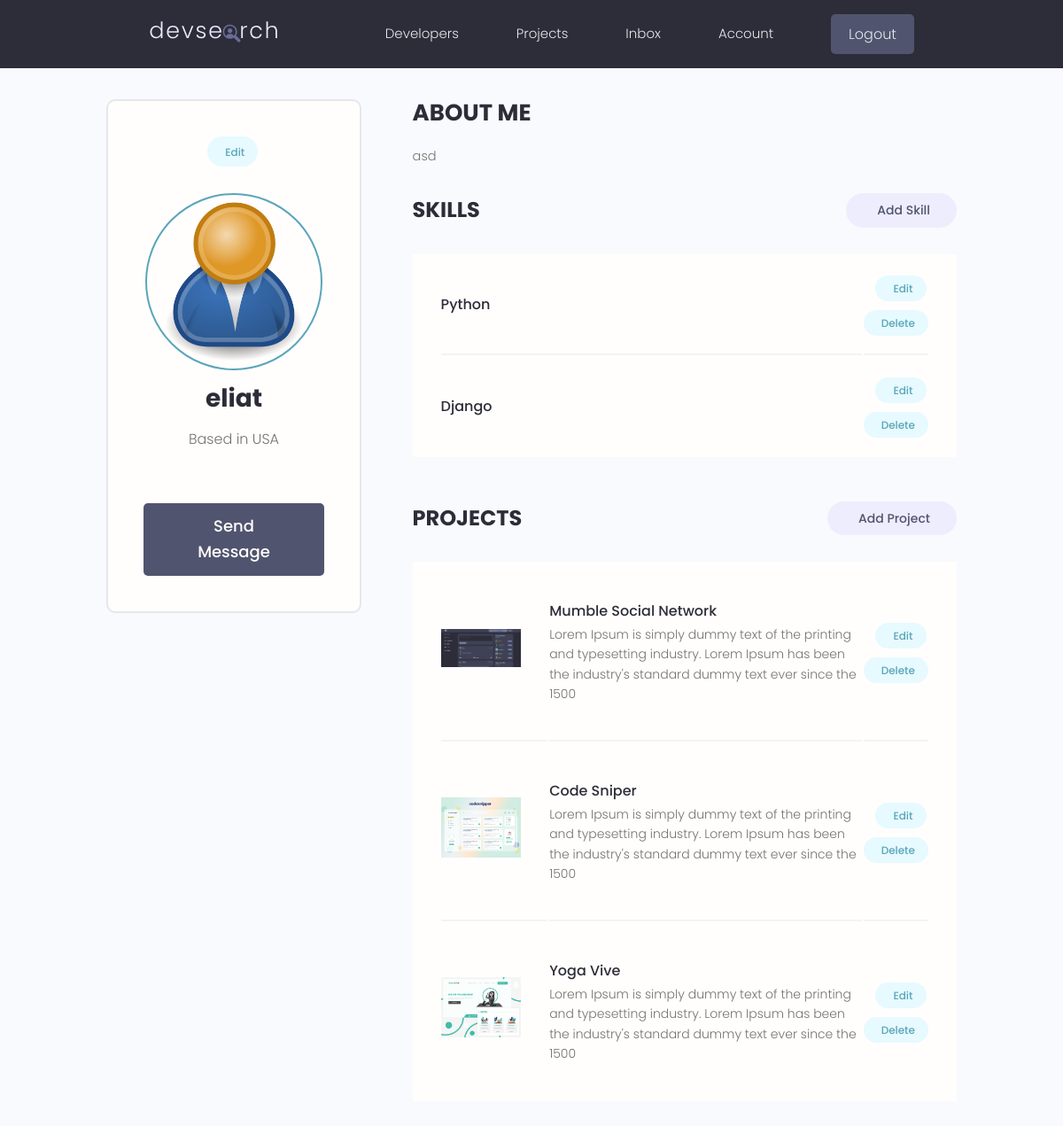
/account/ (signed in), run on the app's committed database.
### users/models.py (models this page shows, shortened)
class Profile(models.Model):
    user = models.OneToOneField(User, on_delete=models.CASCADE, null=True, blank=True)
    name = models.CharField(max_length=200, blank=True, null=True)
    email = models.EmailField(max_length=500, blank=True, null=True)
    username = models.CharField(max_length=200, blank=True, null=True)
    location = models.CharField(max_length=200, blank=True, null=True)
    short_intro = models.CharField(max_length=200, blank=True, null=True)
    bio = models.TextField(blank=True, null=True)
    profile_image = models.ImageField(blank=True, null=True, upload_to='profiles/', default='profiles/user-default.png')
    social_github = models.CharField(max_length=200, blank=True, null=True)
    social_twitter = models.CharField(max_length=200, blank=True, null=True)
    social_linkedin = models.CharField(max_length=200, blank=True, null=True)
    social_youtube = models.CharField(max_length=200, blank=True, null=True)
    social_website = models.CharField(max_length=200, blank=True, null=True)
    created = models.DateTimeField(auto_now_add=True)
    id = models.UUIDField(default=uuid.uuid4, unique=True, primary_key=True, editable=False)

class Skill(models.Model):
    owner = models.ForeignKey(
        Profile, on_delete=models.CASCADE, null=True, blank=True)
    name = models.CharField(max_length=200, blank=True, null=True)
    description = models.TextField(null=True, blank=True)
    created = models.DateTimeField(auto_now_add=True)
    id = models.UUIDField(default=uuid.uuid4, unique=True, primary_key=True, editable=False)

### projects/models.py (models this page shows, shortened)
class Project(models.Model):
    owner = models.ForeignKey(
        Profile, null=True, blank=True, on_delete=models.SET_NULL)
    title = models.CharField(max_length=200)
    description = models.TextField(null=True, blank=True)
    featured_image = models.ImageField(
        null=True, blank=True, default="default.jpg")
    demo_link = models.CharField(max_length=2000, null=True, blank=True)
    source_link = models.CharField(max_length=2000, null=True, blank=True)
    tags = models.ManyToManyField('Tag', blank=True)
    vote_total = models.IntegerField(default=0, null=True, blank=True)
    vote_ratio = models.IntegerField(default=0, null=True, blank=True)
    created = models.DateTimeField(auto_now_add=True)
    id = models.UUIDField(default=uuid.uuid4, unique=True,
                          primary_key=True, editable=False)
    class Meta:
        ordering = ['created']

### users/views.py (the view)
# urls.py: path('account/', views.userAccount, name="account"),
@login_required(login_url='login')
def userAccount(request):
    profile = request.user.profile
    skills = profile.skill_set.all()
    projects = profile.project_set.all()
    context = {'profile': profile, 'skills': skills, 'projects': projects}
    return render(request, 'users/account.html', context)

### users/templates/users/account.html (shortened to what this page needs)
{% extends 'main.html' %}
{% block content %}
  <main class="settingsPage profile my-md">
    <div class="container">
      <div class="layout">
        <div class="column column--1of3">
          <div class="card text-center">
            <div class="card__body dev">
              <a class="tag tag--pill tag--main settings__btn" href="{% url 'edit-account' %}"> Edit</a>
              <img class="avatar avatar--xl dev__avatar" src="{{profile.profile_image.url}}" />
              <h2 class="dev__name">{{profile.name}}</h2>
              <p class="dev__location">Based in {{profile.location}}</p>
              <a href="#" class="btn btn--sub btn--lg">Send Message </a>
            </div>
          </div>
        </div>
        <div class="column column--2of3">
          <div class="devInfo">
            <h3 class="devInfo__title">About Me</h3>
            <p class="devInfo__about">{{profile.bio}}</p>
          </div>
          <div class="settings">
            <h3 class="settings__title">Skills</h3>
            <a class="tag tag--pill tag--sub settings__btn tag--lg" href="{% url 'create-skill' %}"> Add Skill</a>
          </div>
          <table class="settings__table">
            {% for skill in skills %}
            <tr>
              <td class="settings__tableInfo">
                <h4>{{skill.name}}</h4>
              </td>
              <td class="settings__tableActions">
                <a class="tag tag--pill tag--main settings__btn" href="{% url 'update-skill' skill.id %}"> Edit</a>
                <a class="tag tag--pill tag--main settings__btn" href="{% url 'delete-skill' skill.id %}?next=/account">
                  Delete</a>
                </td>
              </tr>
              {% endfor %}
          </table>
          <div class="settings">
            <h3 class="settings__title">Projects</h3>
            <a class="tag tag--pill tag--sub settings__btn tag--lg" href="{% url 'create-project' %}"> Add Project</a>
          </div>
          <table class="settings__table">
            {% for project in projects %}
            <tr>
              <td class="settings__thumbnail">
                <a href="{% url 'project' project.id %}"><img src="{{project.featured_image.url}}" alt="Project Thumbnail" /></a>
              </td>
              <td class="settings__tableInfo">
                <a href="{% url 'project' project.id %}">{{project.title}}</a>
                <p>{{project.description|slice:"150"}}</p>
              </td>
              <td class="settings__tableActions">
                <a class="tag tag--pill tag--main settings__btn" href="{% url 'update-project' project.id %}"> Edit</a>
                <a class="tag tag--pill tag--main settings__btn" href="{% url 'delete-project' project.id %}?next=/account">
                  Delete</a>
              </td>
            </tr>
            {% endfor %}
          </table>
        </div>
      </div>
    </div>
  </main>
{% endblock content %}

### static/styles/app.css (style rules this page uses)
:root { --color-sub: #2d2d39; }
.btn--sub { background-color: var(--color-sub-light); }
.card { border: 2px solid var(--color-light); }
img { width: 100%; }
.profile .card > .dev { padding: 4rem; }
.dev__avatar { display: block; margin: auto; }
.dev__name { color: var(--color-sub); font-size: 2.8rem; font-weight: 700; margin-top: 1rem; margin-bottom: 0.5rem; }
.dev__location { margin-top: 1rem; }
.devInfo { margin-bottom: 3rem; }
.devInfo__title, .devInfo__subtitle { font-size: 2.6rem; color: var(--color-sub); text-transform: uppercase; font-weight: 700; margin-bottom: 1.5rem; }
.devInfo__about, .devSkill__info { font-size: 1.45rem; line-height: 1.7; text-align: justify; }
.settingsPage .dev > .settings__btn { display: inline-block; margin-bottom: 3rem; }
.settings { display: flex; justify-content: space-between; align-items: center; }
.settings__title { font-size: 2.4rem; text-transform: uppercase; font-weight: 700; color: var(--color-sub); }
.settings__table { margin-top: 3rem; margin-bottom: 5rem; padding: 0 3rem; background: var(--color-white); }
.settings__table tr { width: 100%; }
.settings__table tr > td { padding: 2rem 0; }
.settings__table tr:not(:last-child) td { border-bottom: 2px solid var(--color-white-light); }
.settings__thumbnail { width: 23%; min-width: 10rem; }
.settings__thumbnail img { padding-right: 3rem; height: 15rem; object-fit: contain; }
.settings__tableInfo { width: 100%; }
.settings__tableInfo h4, .settings__tableInfo a { padding-right: 1rem; width: auto; font-size: 1.6rem; font-weight: 500; color: var(--color-sub); }
.settings__tableInfo p { font-size: 1.4rem; }
.settings__tableActions { text-align: right; }

### static/uikit/styles/modules/_variables.css (style rules this page uses)
:root { --color-main: #5aa5b9; --color-main-light: #e6faff; --color-sub: #3f4156; --color-sub-light: #51546e; --color-sub-lighter: #ededfd; --color-text: #737373; --color-gray: #8b8b8b; --color-light: #e5e7eb; --color-light-gray: #767676; --color-bg: #f8fafd; --color-white: #fffefd; --color-white-light: #f3f3f3; --color-success: #359e64; --color-success-bg: #def8e8; --color-error: #fc4b0b; --color-error-bg: #fff2ee; --font-base: 'Poppins', arial, helvetica, 'Segoe UI', roboto, ubuntu, sans-serif; --font-monospace: 'Fira Code', 'Courier New', courier, monospace; --font-regular: 300; --font-medium: 500; --font-bold: 700; --generic-shadow: 1px 1px 5px #00000010; --generic-transition: all 0.3s ease-in-out; }

### static/uikit/styles/modules/_base.css (style rules this page uses)
* { margin: 0; padding: 0; box-sizing: border-box; text-rendering: optimizeLegibility; color: inherit; font-size: inherit; }
html { font-size: 50%; }
@media only screen and (min-width: 480px) { html { font-size: 56.25%; } }
@media only screen and (min-width: 1200px) { html { font-size: 62.5%; } }
body { line-height: 1.6; font-weight: 400; font-size: 1.5rem; color: var(--color-text); background-color: var(--color-bg); min-height: 100vh; }

### static/uikit/styles/modules/_typography.css (style rules this page uses)
* { font-family: var(--font-base); }
h2 { font-size: 3.6rem; font-weight: var(--font-bold); }
h3 { font-size: 3.2rem; font-weight: var(--font-medium); }
h4 { font-size: 2.8rem; font-weight: var(--font-medium); }
p, span, strong { font-size: 1.6rem; color: var(--color-text); font-weight: var(--font-regular); }
a { padding-bottom: 2px; text-decoration: none; display: inline-block; color: var(--color-main); font-weight: var(--font-medium); }

### static/uikit/styles/modules/_utilities.css (style rules this page uses)
.container { width: 92%; max-width: 165rem; margin: 0 auto; box-sizing: border-box; }
@media screen and (min-width: 1000px) { .container { width: 90%; } }
@media screen and (min-width: 1200px) { .container { width: 80%; } }
.text-center { text-align: center; }
.my-md { margin: 3rem auto; }

### static/uikit/styles/modules/_avatar.css (style rules this page uses)
.avatar { border-radius: 50%; border: 2px solid var(--color-main); object-fit: cover; }
.avatar--xl { height: 20rem; width: 20rem; }

### static/uikit/styles/modules/_button.css (style rules this page uses)
.btn { display: inline-block; position: relative; cursor: pointer; background-color: var(--color-light); font-weight: var(--font-medium); color: var(--color-sub); text-decoration: none; padding: 1rem 2rem; border-radius: 0.5rem; border: none; width: -webkit-fit-content; width: -moz-fit-content; width: fit-content; height: -webkit-fit-content; height: -moz-fit-content; height: fit-content; font-size: 1.6rem; outline-width: 0; outline-color: transparent; -webkit-backface-visibility: hidden; backface-visibility: hidden; transition: all 0.3s ease-in-out; }
.btn--sub { background-color: var(--color-sub); color: var(--color-white); }
.btn--lg { font-size: 1.8rem; padding: 1.2rem 4.5rem; }

### data on the page
Profile: profile_image (placeholder picture), name "eliat", location "USA", bio "asd"
Skill: name "Python"
Skill: name "Django"
Project: featured_image (picture), title "Mumble Social Network", description "Lorem Ipsum is simply dummy text of the printing and typesetting industry. Lorem Ipsum has been the industry's standard dummy text ever since the 1500"
Project: featured_image (picture), title "Code Sniper", description "Lorem Ipsum is simply dummy text of the printing and typesetting industry. Lorem Ipsum has been the industry's standard dummy text ever since the 1500"
Project: featured_image (picture), title "Yoga Vive", description "Lorem Ipsum is simply dummy text of the printing and typesetting industry. Lorem Ipsum has been the industry's standard dummy text ever since the 1500"
